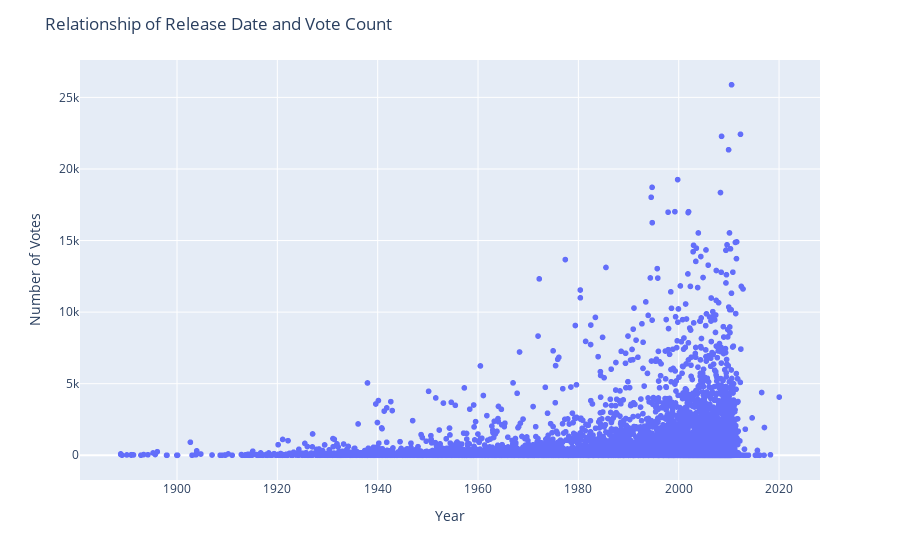

Notebook code cell kept with this figure:
### Markdown cell above
What's the relationship between a movie's age and ratings

### Code cell
fig = px.scatter(df_final,
                 x="release_date",
                 y="vote_count")
fig.update_layout(title='Relationship of Release Date and Vote Count')
fig.update_yaxes(title_text="Number of Votes")
fig.update_xaxes(title_text="Year")
fig.show()

### Figure 1 — Plotly figure (JSON) as saved in the notebook; plotly's stock layout.template omitted (floating-point values rounded to 4 significant figures; data arrays with more than 128 entries replaced by an {"elided": "..."} marker saying what was removed)
{"data": [{"hovertemplate": "release_date=%{x}<br>vote_count=%{y}<extra></extra>", "legendgroup": "", "marker": {"color": "#636efa", "symbol": "circle"}, "mode": "markers", "name": "", "showlegend": false, "type": "scattergl", "x": {"elided": "28218 str values"}, "xaxis": "x", "y": {"elided": "28218 int values"}, "yaxis": "y"}], "layout": {"legend": {"tracegroupgap": 0}, "margin": {"t": 60}, "title": {"text": "Relationship of Release Date and Vote Count"}, "xaxis": {"anchor": "y", "domain": [0, 1], "title": {"text": "Year"}}, "yaxis": {"anchor": "x", "domain": [0, 1], "title": {"text": "Number of Votes"}}}}
